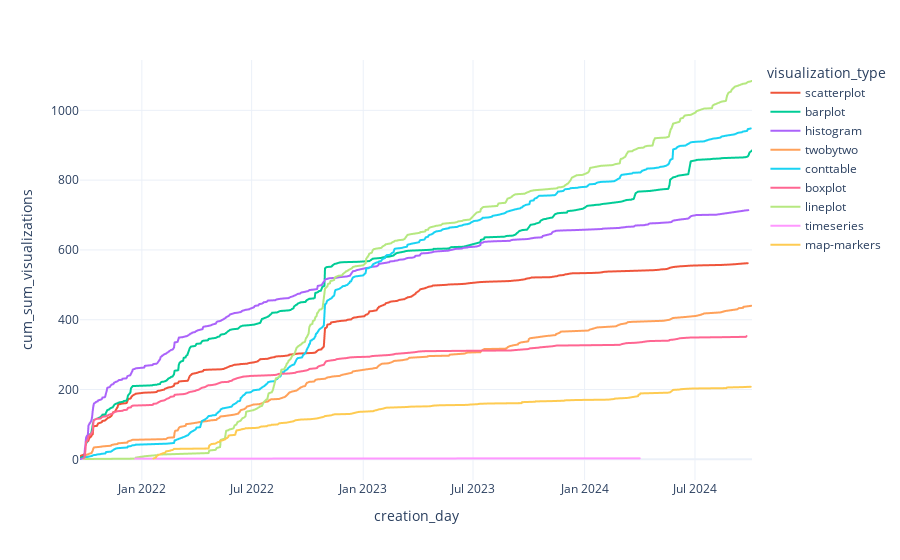

Here is the notebook cell this chart was saved with:
### Code cell
# Plot
# Plot by computation type
fig = px.line(df_vizs, x='creation_day', y='cum_sum_visualizations', color='visualization_type')

fig

### Figure 1 — Plotly figure (JSON) as saved in the notebook; plotly's stock layout.template omitted (floating-point values rounded to 4 significant figures; data arrays with more than 128 entries replaced by an {"elided": "..."} marker saying what was removed)
{"data": [{"hovertemplate": "visualization_type=scatterplot<br>creation_day=%{x}<br>cum_sum_visualizations=%{y}<extra></extra>", "legendgroup": "scatterplot", "line": {"color": "#EF553B", "dash": "solid"}, "marker": {"symbol": "circle"}, "mode": "lines", "name": "scatterplot", "showlegend": true, "type": "scattergl", "x": {"elided": "250 str values"}, "xaxis": "x", "y": {"elided": "250 int values"}, "yaxis": "y"}, {"hovertemplate": "visualization_type=barplot<br>creation_day=%{x}<br>cum_sum_visualizations=%{y}<extra></extra>", "legendgroup": "barplot", "line": {"color": "#00cc96", "dash": "solid"}, "marker": {"symbol": "circle"}, "mode": "lines", "name": "barplot", "showlegend": true, "type": "scattergl", "x": {"elided": "285 str values"}, "xaxis": "x", "y": {"elided": "285 int values"}, "yaxis": "y"}, {"hovertemplate": "visualization_type=histogram<br>creation_day=%{x}<br>cum_sum_visualizations=%{y}<extra></extra>", "legendgroup": "histogram", "line": {"color": "#ab63fa", "dash": "solid"}, "marker": {"symbol": "circle"}, "mode": "lines", "name": "histogram", "showlegend": true, "type": "scattergl", "x": {"elided": "291 str values"}, "xaxis": "x", "y": {"elided": "291 int values"}, "yaxis": "y"}, {"hovertemplate": "visualization_type=twobytwo<br>creation_day=%{x}<br>cum_sum_visualizations=%{y}<extra></extra>", "legendgroup": "twobytwo", "line": {"color": "#FFA15A", "dash": "solid"}, "marker": {"symbol": "circle"}, "mode": "lines", "name": "twobytwo", "showlegend": true, "type": "scattergl", "x": {"elided": "166 str values"}, "xaxis": "x", "y": {"elided": "166 int values"}, "yaxis": "y"}, {"hovertemplate": "visualization_type=conttable<br>creation_day=%{x}<br>cum_sum_visualizations=%{y}<extra></extra>", "legendgroup": "conttable", "line": {"color": "#19d3f3", "dash": "solid"}, "marker": {"symbol": "circle"}, "mode": "lines", "name": "conttable", "showlegend": true, "type": "scattergl", "x": {"elided": "357 str values"}, "xaxis": "x", "y": {"elided": "357 int values"}, "yaxis": "y"}, {"hovertemplate": "visualization_type=boxplot<br>creation_day=%{x}<br>cum_sum_visualizations=%{y}<extra></extra>", "legendgroup": "boxplot", "line": {"color": "#FF6692", "dash": "solid"}, "marker": {"symbol": "circle"}, "mode": "lines", "name": "boxplot", "showlegend": true, "type": "scattergl", "x": {"elided": "147 str values"}, "xaxis": "x", "y": {"elided": "147 int values"}, "yaxis": "y"}, {"hovertemplate": "visualization_type=lineplot<br>creation_day=%{x}<br>cum_sum_visualizations=%{y}<extra></extra>", "legendgroup": "lineplot", "line": {"color": "#B6E880", "dash": "solid"}, "marker": {"symbol": "circle"}, "mode": "lines", "name": "lineplot", "showlegend": true, "type": "scattergl", "x": {"elided": "277 str values"}, "xaxis": "x", "y": {"elided": "277 int values"}, "yaxis": "y"}, {"hovertemplate": "visualization_type=timeseries<br>creation_day=%{x}<br>cum_sum_visualizations=%{y}<extra></extra>", "legendgroup": "timeseries", "line": {"color": "#FF97FF", "dash": "solid"}, "marker": {"symbol": "circle"}, "mode": "lines", "name": "timeseries", "showlegend": true, "type": "scattergl", "x": ["2021-12-21", "2024-04-01"], "xaxis": "x", "y": [2, 3], "yaxis": "y"}, {"hovertemplate": "visualization_type=map-markers<br>creation_day=%{x}<br>cum_sum_visualizations=%{y}<extra></extra>", "legendgroup": "map-markers", "line": {"color": "#FECB52", "dash": "solid"}, "marker": {"symbol": "circle"}, "mode": "lines", "name": "map-markers", "showlegend": true, "type": "scattergl", "x": ["2022-01-20", "2022-01-21", "2022-01-24", "2022-01-25", "2022-01-26", "2022-01-27", "2022-01-28", "2022-02-01", "2022-02-03", "2022-02-04", "2022-02-08", "2022-02-09", "2022-02-10", "2022-02-14", "2022-02-17", "2022-02-18", "2022-02-21", "2022-02-23", "2022-04-21", "2022-04-22", "2022-04-25", "2022-04-26", "2022-05-02", "2022-05-05", "2022-05-06", "2022-05-09", "2022-05-10", "2022-05-13", "2022-05-18", "2022-05-19", "2022-05-23", "2022-05-24", "2022-05-27", "2022-06-03", "2022-06-04", "2022-06-06", "2022-06-10", "2022-06-13", "2022-06-14", "2022-06-17", "2022-06-20", "2022-06-21", "2022-07-07", "2022-07-13", "2022-07-15", "2022-07-17", "2022-07-26", "2022-07-28", "2022-08-02", "2022-08-03", "2022-08-13", "2022-08-15", "2022-08-19", "2022-08-27", "2022-09-08", "2022-09-09", "2022-09-10", "2022-09-11", "2022-09-16", "2022-09-20", "2022-10-05", "2022-10-11", "2022-10-16", "2022-10-26", "2022-10-28", "2022-10-30", "2022-11-04", "2022-11-09", "2022-11-11", "2022-11-12", "2022-11-15", "2022-12-10", "2022-12-13", "2022-12-22", "2022-12-25", "2023-01-06", "2023-01-17", "2023-01-19", "2023-01-20", "2023-01-23", "2023-01-25", "2023-01-26", "2023-01-30", "2023-02-02", "2023-02-06", "2023-02-08", "2023-02-25", "2023-03-14", "2023-03-20", "2023-04-20", "2023-04-24", "2023-04-27", "2023-05-08", "2023-06-22", "2023-06-26", "2023-07-08", "2023-07-11", "2023-07-27", "2023-09-19", "2023-09-20", "2023-10-11", "2023-10-12", "2023-11-09", "2023-11-28", "2023-11-29", "2023-12-19", "2024-02-09", "2024-02-19", "2024-02-20", "2024-02-29", "2024-03-12", "2024-03-29", "2024-03-30", "2024-04-01", "2024-04-02", "2024-04-26", "2024-05-17", "2024-05-21", "2024-05-26", "2024-06-05", "2024-06-08", "2024-06-16", "2024-06-27", "2024-08-22", "2024-08-23", "2024-09-18", "2024-10-01"], "xaxis": "x", "y": [2, 3, 5, 9, 10, 11, 12, 15, 16, 17, 19, 20, 23, 24, 25, 26, 27, 30, 31, 39, 43, 44, 45, 48, 49, 50, 53, 54, 57, 59, 63, 68, 69, 70, 71, 83, 84, 85, 86, 87, 88, 89, 90, 91, 93, 94, 95, 97, 98, 99, 100, 103, 104, 105, 109, 110, 111, 112, 113, 114, 115, 116, 117, 121, 122, 124, 125, 126, 127, 128, 129, 130, 131, 135, 136, 137, 138, 139, 140, 141, 142, 143, 144, 145, 147, 148, 149, 150, 151, 152, 153, 154, 155, 156, 157, 158, 159, 160, 161, 164, 165, 166, 167, 168, 169, 170, 171, 173, 174, 175, 176, 181, 185, 186, 189, 190, 191, 192, 199, 200, 201, 202, 203, 204, 206, 207, 208], "yaxis": "y"}], "layout": {"legend": {"title": {"text": "visualization_type"}, "tracegroupgap": 0}, "margin": {"t": 60}, "xaxis": {"anchor": "y", "domain": [0, 1], "title": {"text": "creation_day"}}, "yaxis": {"anchor": "x", "domain": [0, 1], "title": {"text": "cum_sum_visualizations"}}}}
